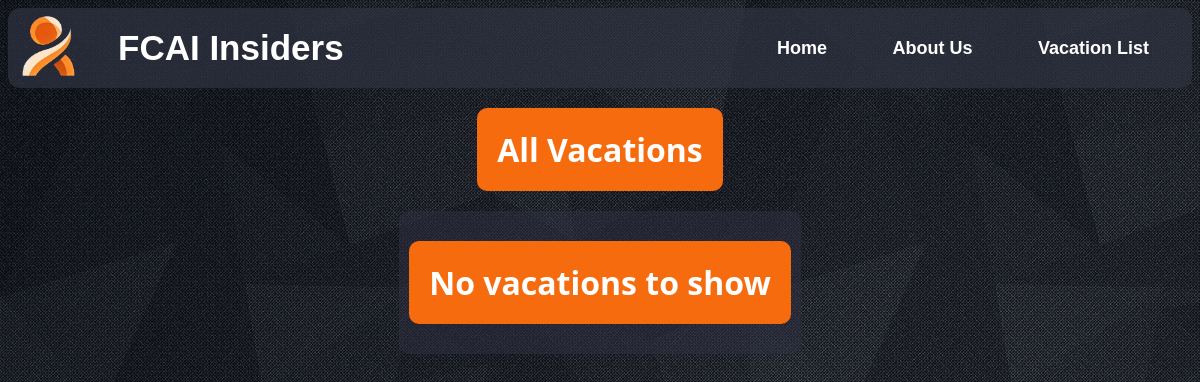
The page /vacationList/ on the database as committed earlier.
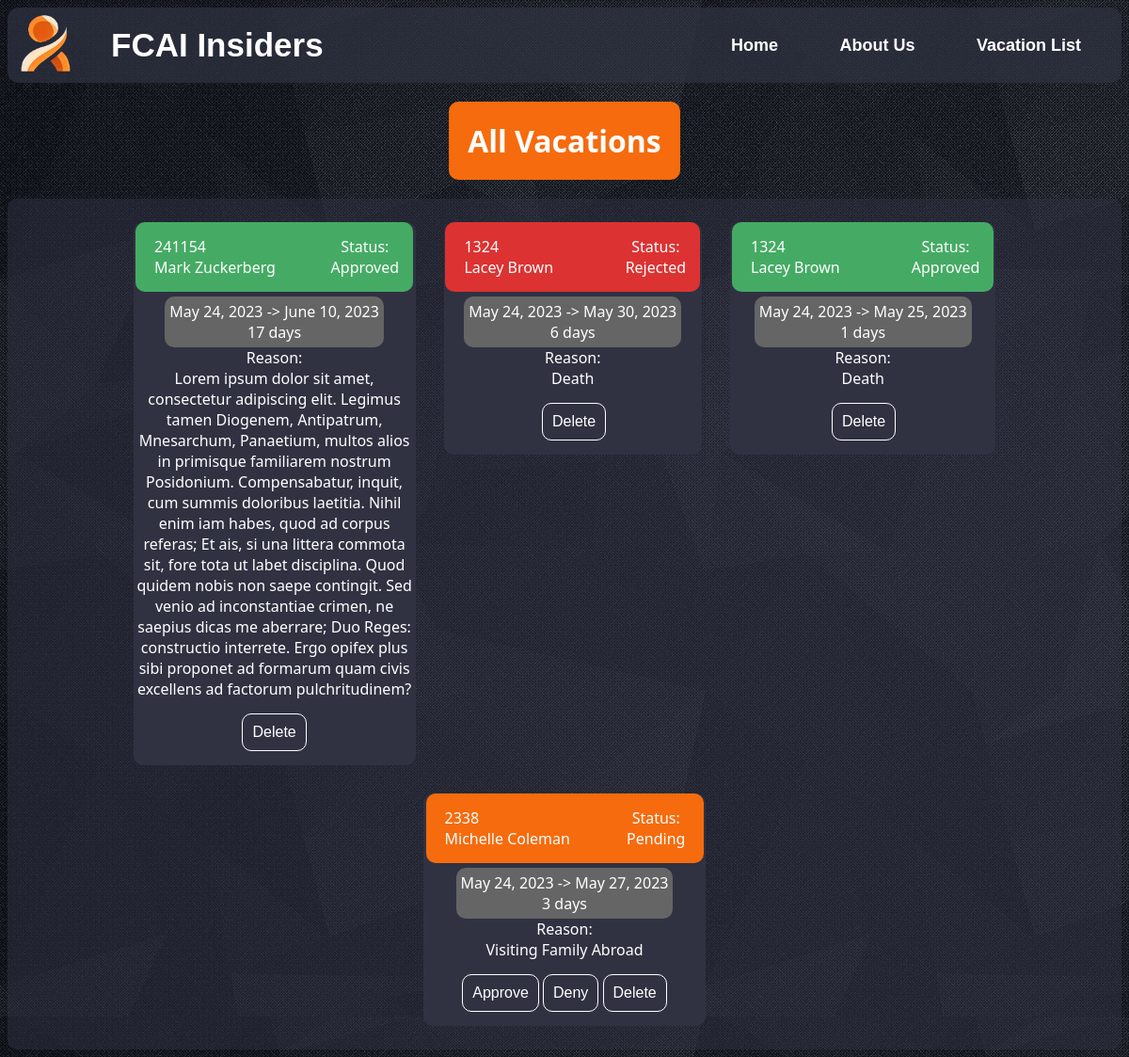
The same page on the database as committed later.
### Management/models.py (models this page shows, shortened)
class Vacation(models.Model):
    id = models.AutoField(primary_key = True)
    employeeID = models.ForeignKey(Employee, on_delete = models.CASCADE)
    startDate = models.DateField()
    endDate = models.DateField()
    status = models.CharField(max_length = 12)
    reason = models.CharField(max_length = 1500)
    dateCreated = models.DateField(default= datetime.date.today, null= True)

class Employee(models.Model):
    id = models.IntegerField(primary_key = True, unique = True, error_messages = {'null': 'ID field cannot be null','unique': 'This ID is already in use'})
    name = models.CharField(max_length = 100)
    email = models.EmailField(max_length = 254)
    address = models.CharField(max_length = 100)
    number = models.CharField(max_length = 11)
    gender = models.CharField(max_length = 6)
    status = models.CharField(max_length= 12)
    availableVacation = models.IntegerField()
    approvedVacation = models.IntegerField(default= 0)
    salary = models.IntegerField()
    dob = models.DateField()
    dateCreated = models.DateField(default= datetime.date.today, null= True)

### Users/views.py (the view)
# urls.py: path('vacationList/', userViews.vacationList, name='hr-vacationList'),
def vacationList(request):
        vacations = Vacation.objects.all()
        employees = Employee.objects.all()
        return render(request, 'Users/vacationList.html', {'vacs': vacations, 'emps': employees})

### Users/templatetags/vacs_tags.py (called while the page is built)
@register.simple_tag
def calc_vac_days(*args, **kwargs):
    startDate = args[0].startDate
    endDate = args[0].endDate
    numDaysDelta = endDate - startDate
    numDays = numDaysDelta.days
    return numDays

### Users/templates/Users/vacationList.html (shortened to what this page needs)
{% extends 'Management/base.html' %} {% load static %} {% block styles %}
<link rel="stylesheet" href="{% static 'Users/CSS/VacationList.css' %}" />
{% endblock styles %} {% block content %}
<h1>All Vacations</h1>
<div class="vacs">
  {% load vacs_tags %}
  {% for vac in vacs %}
  {% calc_vac_days vac as days %}
  <div class="vac">
    <div class="cardHead {{vac.status}}">
      <div class="empData">
        {{vac.employeeID.id}} <br />
        {{vac.employeeID.name}}
      </div>
      <div class="vacStatus">Status: {{vac.status}}</div>
    </div>
    <div class="cardBody">
      <div class="vacDates">
        {{vac.startDate}} -> {{vac.endDate}}
        <br />{{ days }} days
      </div>
      <div class="vacReason">
        Reason: <br />
        {{ vac.reason }}
      </div>
      <div class="vacActions">
        {% if vac.status == "Pending" %}
          <button class="appBut" onclick="window.location.href = '/approveVacation/{{ vac.id }}'">Approve</button>
          <button class="denBut" onclick="window.location.href = '/denyVacation/{{vac.id }}'">Deny</button>
        {% endif %}
          <button class="deleteBut" onclick="window.location.href = '/deleteVacation/{{vac.id}}'">Delete</button>
      </div>
    </div>
  </div>
  {% empty %}
  <h1>No vacations to show</h1>
  {% endfor %}
</div>
{% endblock content %}

### Management/templates/Management/base.html (shortened to what this page needs)
{% load static %}
<!DOCTYPE html>
<html>
    <head>
        <link rel="stylesheet" href="{% static 'Management/CSS/Navigation.css' %}">
        <link rel="stylesheet" href="{% static 'Management/CSS/Transition.css' %}">
        {% block styles %}{% endblock styles %}
    </head>
    <body>
        <nav>
            <img src="{% static 'Management/Images/logo.png' %}"/>
            <a href="{% url 'hr-home' %}" class="logo">FCAI Insiders</a>
            <ul>
                <li><a href="{% url 'hr-home' %}"><b>Home</b></a></li>
                <li><a href="{% url 'hr-about' %}"><b>About Us</b></a></li>
                <li><a href="{% url 'hr-vacationList' %}"><b>Vacation List</b></a></li>
            </ul>
        </nav>
        <div class="transition">
            {% block content %}{% endblock content %}
        </div>
    </body>
</html>

### Management/static/Management/CSS/Navigation.css (style rules this page uses)
img { float: left; margin-top: 3px; margin-left: 5px; width: 70px; height: 70px; border-radius: 15px; }
nav { background: rgba(48, 50, 66, 0.7); height: 80px; width: 100%; line-height: 80px; border-radius: 12px; overflow: hidden; }
nav a { color: white; font-size: 35px; margin-left: 15px; padding: 0px 20px; font-family: sans-serif; font-weight: bold; text-decoration: none; }
nav ul { list-style: none; padding: 0; margin: 0; box-sizing: border-box; float: right; margin-right: 20px; font-family: sans-serif; }
nav ul li { display: inline-block; margin: 0 5px; }
nav ul li a { text-decoration: none; color: white; padding: 9px 18px; border-radius: 20px; font-size: 18px; }
body { background-image: url('../Images/background.jpg'); }

### Management/static/Management/CSS/Transition.css (style rules this page uses)
div.transition { animation: transitionIn 0.75s; }

### Users/static/Users/CSS/VacationList.css (style rules this page uses)
h1, h3 { width: fit-content; margin: auto; margin-top: 20px; margin-bottom: 20px; text-align: center; font-size: 2em; font-weight: bold; font-family: "Segoe UI", Tahoma, Geneva, Verdana, sans-serif; color: #ffffff; background-color: #f66b0e; padding: 20px; border-radius: 10px; }
.vacs { color: #ffffff; background-color: #30324284; width: fit-content; max-width: 1260px; margin: auto; font-size: 1em; border-radius: 10px; padding: 10px; text-align: center; display: flex; flex-direction: row; justify-content: center; flex-wrap: wrap; font-family: 'Segoe UI', Tahoma, Geneva, Verdana, sans-serif; }
.vac { display: flex; background-color: #303242; flex-direction: column; justify-content: center; max-width: 300px; height: fit-content; border-radius: 10px; margin: 15px; }
.cardHead { display: flex; flex-direction: row; justify-content: space-evenly; width: 95%; border-radius: 10px; background-color: #f66b0e; margin: auto; padding-left: 10px; }
.Approved { background-color: rgba(79, 222, 114, 0.7); }
.Rejected { background-color: rgb(221, 50, 50); }
.empData { text-align: start; padding: 10px; display: flex; flex-direction: column; width: 70%; border-radius: 10px; margin: auto; padding: 10px; }
.vacDates { background-color: rgb(101, 101, 101); width: fit-content; border-radius: 10px; margin: auto; margin-top: 5px; padding: 5px; }
.vacReason { word-wrap: break-word; }
.vacStatus { margin: auto; width: 30%; padding: 15px; }
.vacActions { width: 90%; border-radius: 10px; margin: auto; padding: 15px; }
button { border: #ffffff 1px solid; width: 100% - 20px; margin: auto; font-size: 1em; color: #ffffff; background-color: #303242; border-radius: 10px; padding: 10px; text-align: center; cursor: pointer; }

Rows that differ between the two databases and show on the page:
added Vacation: employeeID.id "241154", employeeID.name "Mark Zuckerberg", status "Approved", startDate "May 24, 2023", endDate "June 10, 2023", days "17", reason "Lorem ipsum dolor sit amet, consectetur adipiscing elit. Legimus tamen Diogenem, Antipatrum, Mnesarchum, Panaetium, multos alios in primisque familiarem nostrum Posidonium. Compensabatur, inquit, cum summis doloribus laetitia. Nihil enim iam habes, quod ad corpus referas; Et ais, si una littera commota sit, fore tota ut labet disciplina. Quod quidem nobis non saepe contingit. Sed venio ad inconstantiae crimen, ne saepius dicas me aberrare; Duo Reges: constructio interrete. Ergo opifex plus sibi proponet ad formarum quam civis excellens ad factorum pulchritudinem?"
added Vacation: employeeID.id "1324", employeeID.name "Lacey Brown", status "Rejected", startDate "May 24, 2023", endDate "May 30, 2023", days "6", reason "Death"
added Vacation: employeeID.id "1324", employeeID.name "Lacey Brown", status "Approved", startDate "May 24, 2023", endDate "May 25, 2023", days "1", reason "Death"
added Vacation: employeeID.id "2338", employeeID.name "Michelle Coleman", status "Pending", startDate "May 24, 2023", endDate "May 27, 2023", days "3", reason "Visiting Family Abroad"
Other text that changed with them:
text no longer shown: "No vacations to show"
